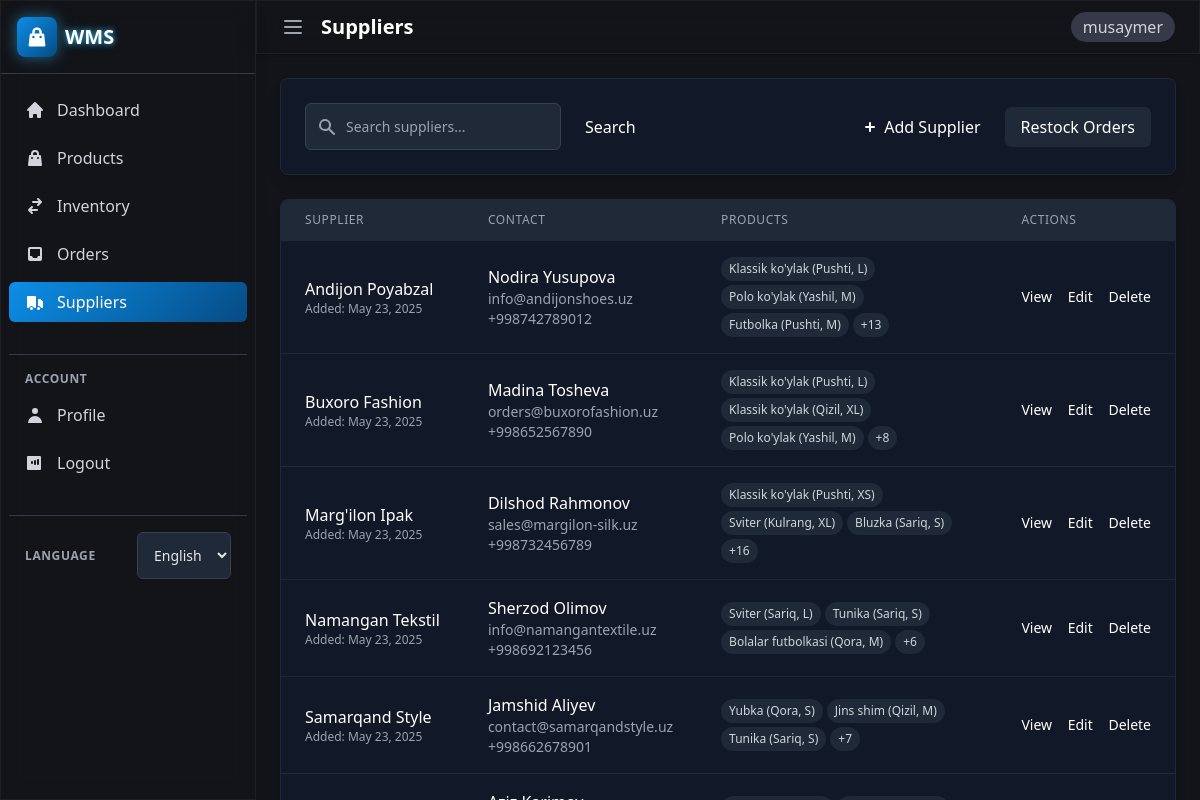
Page /suppliers/ (signed in) on the committed database.
### suppliers/models.py (models this page shows, shortened)
class Supplier(models.Model):
    name = models.CharField(_("Supplier Name"), max_length=200)
    contact_person = models.CharField(_("Contact Person"), max_length=200)
    email = models.EmailField(_("Email"), blank=True, null=True)
    phone = models.CharField(_("Phone"), max_length=20)
    address = models.TextField(_("Address"))
    products = models.ManyToManyField(Product, related_name="suppliers", blank=True, verbose_name=_("Products"))
    created_at = models.DateTimeField(_("Created At"), auto_now_add=True)
    updated_at = models.DateTimeField(_("Updated At"), auto_now=True)
    class Meta:
        verbose_name = _("Supplier")
        verbose_name_plural = _("Suppliers")

### products/models.py (models this page shows, shortened)
class Product(models.Model):
    SIZE_CHOICES = [
        ('XS', 'Extra Small'),
        ('S', 'Small'),
        ('M', 'Medium'),
        ('L', 'Large'),
        ('XL', 'Extra Large'),
        ('XXL', 'Double Extra Large'),
    ]
    name = models.CharField(_("Product Name"), max_length=200)
    category = models.ForeignKey(Category, on_delete=models.CASCADE, related_name="products",
                                 verbose_name=_("Category"))
    description = models.TextField(_("Description"), blank=True, null=True)
    quantity = models.PositiveIntegerField(_("Quantity"), default=0)
    size = models.CharField(_("Size"), max_length=3, choices=SIZE_CHOICES)
    color = models.CharField(_("Color"), max_length=50)
    price = models.DecimalField(_("Price"), max_digits=10, decimal_places=2)
    image = models.ImageField(_("Image"), upload_to='products/', blank=True, null=True)
    low_stock_threshold = models.PositiveIntegerField(_("Low Stock Threshold"), default=10)
    created_at = models.DateTimeField(_("Created At"), auto_now_add=True)
    updated_at = models.DateTimeField(_("Updated At"), auto_now=True)
    class Meta:
        verbose_name = _("Product")
        verbose_name_plural = _("Products")

### suppliers/views.py (the view)
# urls.py: path('', views.supplier_list, name='supplier_list'),
@login_required
def supplier_list(request):
    suppliers = Supplier.objects.all().order_by('name')
    search_query = request.GET.get('search')
    if search_query:
        suppliers = suppliers.filter(name__icontains=search_query)
    paginator = Paginator(suppliers, 10)  # Show 10 suppliers per page
    page_number = request.GET.get('page')
    page_obj = paginator.get_page(page_number)
    context = {
        'page_obj': page_obj,
        'search_query': search_query,
    }
    return render(request, 'suppliers/supplier_list.html', context)

### templates/suppliers/supplier_list.html (shortened to what this page needs)
{% extends 'base.html' %}
{% load i18n %}
{% block header_title %}{% trans "Suppliers" %}{% endblock %}
{% block content %}
<div class="bg-gray-900 rounded-lg shadow-lg p-6 border border-gray-800 mb-6 animate-fade-in">
    <div class="flex flex-col md:flex-row md:items-center md:justify-between space-y-4 md:space-y-0">
        <div class="flex">
            <form method="get" class="flex flex-grow">
                <div class="relative flex-grow">
                    <div class="absolute inset-y-0 left-0 pl-3 flex items-center pointer-events-none">
                    </div>
                    <input type="text" name="search" value="{{ search_query|default:'' }}" placeholder="{% trans 'Search suppliers...' %}" class="pl-10 pr-4 py-2 w-full bg-gray-800 border border-gray-700 rounded-md text-white focus:outline-none focus:ring-2 focus:ring-primary-500 focus:border-transparent">
                </div>
                <button type="submit" class="ml-2 px-4 py-2 bg-primary-500 text-white rounded-md hover:bg-primary-600 focus:outline-none focus:ring-2 focus:ring-primary-500 focus:ring-offset-2 focus:ring-offset-gray-900 transition-colors">
                    {% trans "Search" %}
                </button>
            </form>
        </div>
        <div class="flex space-x-2">
            <a href="{% url 'supplier_create' %}" class="px-4 py-2 bg-primary-500 text-white rounded-md hover:bg-primary-600 focus:outline-none focus:ring-2 focus:ring-primary-500 focus:ring-offset-2 focus:ring-offset-gray-900 transition-colors flex items-center">
                <svg xmlns="http://www.w3.org/2000/svg" class="h-5 w-5 mr-1" viewBox="0 0 20 20" fill="currentColor">
                    <path fill-rule="evenodd" d="M10 5a1 1 0 011 1v3h3a1 1 0 110 2h-3v3a1 1 0 11-2 0v-3H6a1 1 0 110-2h3V6a1 1 0 011-1z" clip-rule="evenodd" />
                </svg>
                {% trans "Add Supplier" %}
            </a>
            <a href="{% url 'restock_list' %}" class="px-4 py-2 bg-gray-800 text-white rounded-md hover:bg-gray-700 focus:outline-none focus:ring-2 focus:ring-gray-500 focus:ring-offset-2 focus:ring-offset-gray-900 transition-colors">
                {% trans "Restock Orders" %}
            </a>
        </div>
    </div>
</div>
<div class="bg-gray-900 rounded-lg shadow-lg border border-gray-800 overflow-hidden animate-fade-in">
    <div class="overflow-x-auto">
        <table class="min-w-full divide-y divide-gray-800">
            <thead class="bg-gray-800">
                <tr>
                    <th scope="col" class="px-6 py-3 text-left text-xs font-medium text-gray-400 uppercase tracking-wider">
                        {% trans "Supplier" %}
                    </th>
                    <th scope="col" class="px-6 py-3 text-left text-xs font-medium text-gray-400 uppercase tracking-wider">
                        {% trans "Contact" %}
                    </th>
                    <th scope="col" class="px-6 py-3 text-left text-xs font-medium text-gray-400 uppercase tracking-wider">
                        {% trans "Products" %}
                    </th>
                    <th scope="col" class="px-6 py-3 text-left text-xs font-medium text-gray-400 uppercase tracking-wider">
                        {% trans "Actions" %}
                    </th>
                </tr>
            </thead>
            <tbody class="bg-gray-900 divide-y divide-gray-800">
                {% for supplier in page_obj %}
                <tr class="hover:bg-gray-800 transition-colors">
                    <td class="px-6 py-4 whitespace-nowrap">
                        <div class="font-medium">{{ supplier.name }}</div>
                        <div class="text-xs text-gray-400">{% trans "Added" %}: {{ supplier.created_at|date:"M d, Y" }}</div>
                    </td>
                    <td class="px-6 py-4">
                        <div>{{ supplier.contact_person }}</div>
                        {% if supplier.email %}
                        <div class="text-sm text-gray-400">{{ supplier.email }}</div>
                        {% endif %}
                        <div class="text-sm text-gray-400">{{ supplier.phone }}</div>
                    </td>
                    <td class="px-6 py-4">
                        <div class="flex flex-wrap gap-1">
                            {% for product in supplier.products.all|slice:":3" %}
                            <span class="px-2 py-1 text-xs rounded-full bg-gray-800 text-gray-300">{{ product.name }}</span>
                            {% endfor %}
                            {% if supplier.products.count > 3 %}
                            <span class="px-2 py-1 text-xs rounded-full bg-gray-800 text-gray-300">+{{ supplier.products.count|add:"-3" }}</span>
                            {% endif %}
                        </div>
                    </td>
                    <td class="px-6 py-4 whitespace-nowrap text-sm">
                        <a href="{% url 'supplier_detail' supplier.id %}" class="text-primary-400 hover:text-primary-300 mr-3">{% trans "View" %}</a>
                        <a href="{% url 'supplier_update' supplier.id %}" class="text-primary-400 hover:text-primary-300 mr-3">{% trans "Edit" %}</a>
                        <a href="{% url 'supplier_delete' supplier.id %}" class="text-primary-400 hover:text-primary-300">{% trans "Delete" %}</a>
                    </td>
                </tr>
                {% endfor %}
            </tbody>
        </table>
    </div>
</div>
{% endblock %}

### templates/base.html (shortened to what this page needs)
{% load static %}
{% load i18n %}
<!DOCTYPE html>
<html lang="{{ LANGUAGE_CODE }}">
<head>
    <script src="https://cdn.tailwindcss.com"></script>
</head>
<body class="bg-dark-950 text-white min-h-screen flex flex-col">
    {% if user.is_authenticated %}
    <div class="flex h-screen overflow-hidden">
        <aside id="sidebar" class="glass w-64 fixed h-full transition-all duration-300 ease-in-out z-20 shadow-lg">
            <div class="flex items-center justify-between p-4 border-b border-dark-800">
                <div class="flex items-center space-x-2">
                    <div class="bg-gradient-brand p-2 rounded-lg shadow-glow">
                    </div>
                    <h1 class="text-xl font-bold neon-text">WMS</h1>
                </div>
            </div>
            <nav class="mt-4 px-2">
                <ul class="space-y-2">
                    <li>
                        <a href="{% url 'dashboard' %}" class="flex items-center px-4 py-2 text-gray-300 hover:bg-dark-800 hover:text-white rounded-md transition-colors group ">
                            <span>{% trans "Dashboard" %}</span>
                        </a>
                    </li>
                    <li>
                        <a href="{% url 'product_list' %}" class="flex items-center px-4 py-2 text-gray-300 hover:bg-dark-800 hover:text-white rounded-md transition-colors group ">
                            <span>{% trans "Products" %}</span>
                        </a>
                    </li>
                    <li>
                        <a href="{% url 'stock_movement_list' %}" class="flex items-center px-4 py-2 text-gray-300 hover:bg-dark-800 hover:text-white rounded-md transition-colors group ">
                            <span>{% trans "Inventory" %}</span>
                        </a>
                    </li>
                    <li>
                        <a href="{% url 'order_list' %}" class="flex items-center px-4 py-2 text-gray-300 hover:bg-dark-800 hover:text-white rounded-md transition-colors group ">
                            <svg xmlns="http://www.w3.org/2000/svg" class="h-5 w-5 mr-3 group-hover:text-brand-400" viewBox="0 0 20 20" fill="currentColor">
                                <path fill-rule="evenodd" d="M5 3a2 2 0 00-2 2v10a2 2 0 002 2h10a2 2 0 002-2V5a2 2 0 00-2-2H5zm0 2h10v7h-2l-1 2H8l-1-2H5V5z" clip-rule="evenodd" />
                            </svg>
                            <span>{% trans "Orders" %}</span>
                        </a>
                    </li>
                    <li>
                        <a href="{% url 'supplier_list' %}" class="flex items-center px-4 py-2 text-gray-300 hover:bg-dark-800 hover:text-white rounded-md transition-colors group {% if '/suppliers/' in request.path %}bg-gradient-brand text-white{% endif %}">
                            <span>{% trans "Suppliers" %}</span>
                        </a>
                    </li>
                </ul>
                <div class="mt-8 pt-4 border-t border-dark-800">
                    <h3 class="px-4 text-xs font-semibold text-gray-400 uppercase tracking-wider">
                        {% trans "Account" %}
                    </h3>
                    <ul class="mt-2 space-y-2">
                        <li>
                            <a href="{% url 'profile' %}" class="flex items-center px-4 py-2 text-gray-300 hover:bg-dark-800 hover:text-white rounded-md transition-colors group ">
                                <svg xmlns="http://www.w3.org/2000/svg" class="h-5 w-5 mr-3 group-hover:text-brand-400" viewBox="0 0 20 20" fill="currentColor">
                                    <path fill-rule="evenodd" d="M10 9a3 3 0 100-6 3 3 0 000 6zm-7 9a7 7 0 1114 0H3z" clip-rule="evenodd" />
                                </svg>
                                <span>{% trans "Profile" %}</span>
                            </a>
                        </li>
                        <li>
                            <a href="{% url 'logout' %}" class="flex items-center px-4 py-2 text-gray-300 hover:bg-dark-800 hover:text-white rounded-md transition-colors group">
                                <span>{% trans "Logout" %}</span>
                            </a>
                        </li>
                    </ul>
                </div>
                <div class="mt-8 pt-4 border-t border-dark-800">
                    <div class="px-4 flex items-center justify-between">
                        <h3 class="text-xs font-semibold text-gray-400 uppercase tracking-wider">
                            {% trans "Language" %}
                        </h3>
                        <form action="{% url 'set_language' %}" method="post" class="inline">
                            <select name="language" onchange="this.form.submit()" class="bg-dark-800 text-white text-sm rounded-md border-0 focus:ring-2 focus:ring-brand-500">
                                {% get_current_language as CURRENT_LANGUAGE %}
                                {% get_available_languages as LANGUAGES %}
                                {% for lang_code, lang_name in LANGUAGES %}
                                    <option value="{{ lang_code }}" {% if lang_code == CURRENT_LANGUAGE %}selected{% endif %}>
                                        {{ lang_name }}
                                    </option>
                                {% endfor %}
                            </select>
                        </form>
                    </div>
                </div>
            </nav>
        </aside>
        <div class="flex-1 ml-64 transition-all duration-300 ease-in-out main-content">
            <header class="glass shadow-md sticky top-0 z-10">
                <div class="flex items-center justify-between px-6 py-3">
                    <div class="flex items-center">
                        <button id="sidebar-toggle" class="text-gray-400 hover:text-white mr-4">
                            <svg xmlns="http://www.w3.org/2000/svg" class="h-6 w-6" fill="none" viewBox="0 0 24 24" stroke="currentColor">
                                <path stroke-linecap="round" stroke-linejoin="round" stroke-width="2" d="M4 6h16M4 12h16M4 18h16" />
                            </svg>
                        </button>
                        <h2 class="text-xl font-semibold">{% block header_title %}{% trans "Dashboard" %}{% endblock %}</h2>
                    </div>
                    <div class="flex items-center space-x-4">
                        <div class="relative">
                            <span class="text-gray-300 bg-dark-800 px-3 py-1 rounded-full">{{ user.username }}</span>
                        </div>
                    </div>
                </div>
            </header>
            <main class="p-6 page-content">
                {% block content %}{% endblock %}
            </main>
        </div>
    </div>
    {% endif %}
</body>
</html>

### templates/base.html (style rules this page uses)
.bg-gradient-brand { background: linear-gradient(135deg, #0c8ee7 0%, #064b84 100%); }
.glass { background: rgba(19, 20, 25, 0.7); backdrop-filter: blur(10px); -webkit-backdrop-filter: blur(10px); border: 1px solid rgba(255, 255, 255, 0.05); }
.neon-text { text-shadow: 0 0 5px rgba(56, 189, 248, 0.7), 0 0 10px rgba(56, 189, 248, 0.5); }
input, select, textarea { background-color: #1f2937 !important; border: 1px solid #374151 !important; border-radius: 0.375rem !important; padding: 0.75rem !important; color: #e5e7eb !important; transition: all 0.2s ease !important; font-size: 0.875rem !important; }
.relative input { padding-left: 2.5rem !important; }

### rows in the picture
Supplier: name "Andijon Poyabzal", created_at "May 23, 2025", contact_person "Nodira Yusupova", email "info@andijonshoes.uz", phone "+998742789012", products.count|add "13"
Product: name "Klassik ko'ylak (Pushti, L)"
Product: name "Polo ko'ylak (Yashil, M)"
Product: name "Futbolka (Pushti, M)"
Supplier: name "Buxoro Fashion", created_at "May 23, 2025", contact_person "Madina Tosheva", email "orders@buxorofashion.uz", phone "+998652567890", products.count|add "8"
Product: name "Klassik ko'ylak (Qizil, XL)"
Supplier: name "Marg'ilon Ipak", created_at "May 23, 2025", contact_person "Dilshod Rahmonov", email "sales@margilon-silk.uz", phone "+998732456789", products.count|add "16"
Product: name "Klassik ko'ylak (Pushti, XS)"
Product: name "Sviter (Kulrang, XL)"
Product: name "Bluzka (Sariq, S)"
Supplier: name "Namangan Tekstil", created_at "May 23, 2025", contact_person "Sherzod Olimov", email "info@namangantextile.uz", phone "+998692123456", products.count|add "6"
Product: name "Sviter (Sariq, L)"
Product: name "Tunika (Sariq, S)"
Product: name "Bolalar futbolkasi (Qora, M)"
Supplier: name "Samarqand Style", created_at "May 23, 2025", contact_person "Jamshid Aliyev", email "contact@samarqandstyle.uz", phone "+998662678901", products.count|add "7"
Product: name "Yubka (Qora, S)"
Product: name "Jins shim (Qizil, M)"

### other values in the picture
{{ user.username }} "musaymer"
form field language "English"
